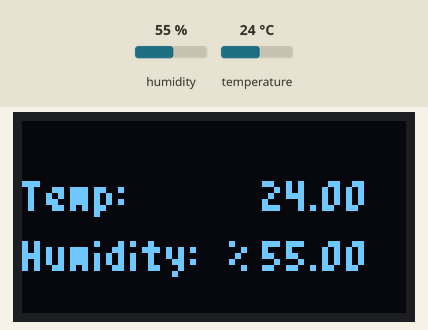
Bench run of a sketch on a simulated Arduino Uno, built with avr-gcc and run on an emulated ATmega328P. Shown: 128×64 one-colour display. Inputs (shaded band) come from the test bench; at power-on: humidity 55 %, temperature 24 °C. What the sketch prints to the serial monitor is not drawn.

Above: at 4.9 s.
5.0 s: humidity set to 22 %
At 6.8 s:
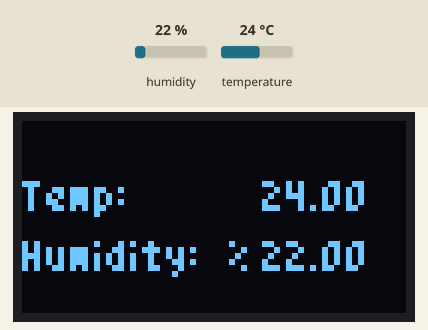
11.5 s: temperature set to 12 °C
At 13.7 s:
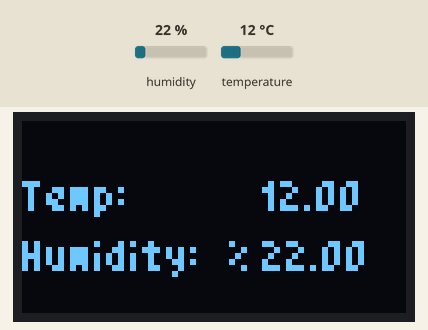
14.6 s: humidity set to 40 %
At 16.0 s:
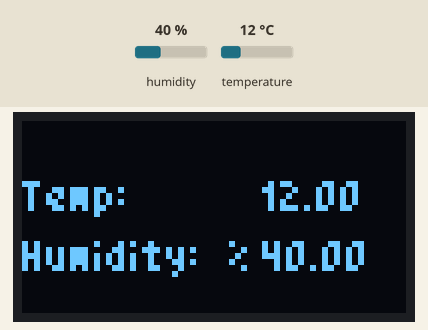
17.7 s: temperature set to 19 °C
At 19.5 s:
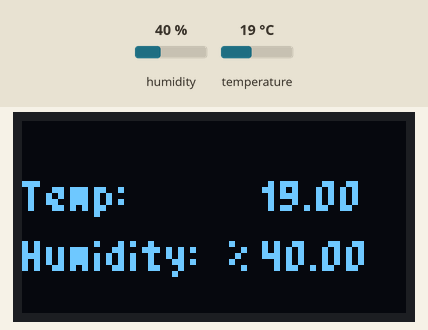
Timing chart, 0 to 21.0 s (numbered marks = the images above; inputs shaded):
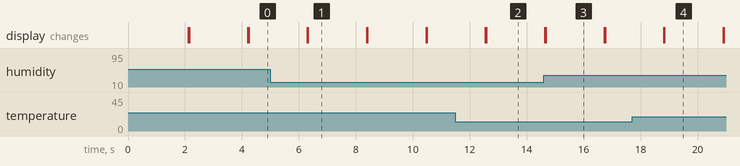

The sketch:

sketch_nov4a.ino
```cpp
#include <SPI.h>
#include <Wire.h>
#include <Adafruit_GFX.h>
#include <Adafruit_SSD1306.h>

// Setting Up Fonts
#include <Fonts/FreeSansBoldOblique12pt7b.h>
#include <Fonts/FreeMono9pt7b.h>
#include <Fonts/Tiny3x3a2pt7b.h>
#include <Fonts/TomThumb.h>

#include <DHT.h>

// OLED Screen
#define SCREEN_WIDTH 128
#define SCREEN_HEIGHT 64

#define OLED_DC 8
#define OLED_CS 10
#define OLED_REST 9

Adafruit_SSD1306 display(SCREEN_WIDTH,SCREEN_HEIGHT,
                        &SPI,OLED_DC,OLED_REST,OLED_CS);

// DHT 11
#define DHTPIN 2
#define DHTTYPE DHT11
DHT dht(DHTPIN,DHTTYPE);


void setup() {
  Serial.begin(9600);

  // Setting Up Display
  if(!display.begin(SSD1306_SWITCHCAPVCC)) {
    Serial.println(F("SSD1306 allocation failed"));
    for(;;); // Don't proceed, loop forever
  }
  display.clearDisplay();
  display.setTextColor(SSD1306_WHITE);
  display.setTextSize(2);
  display.setFont(&TomThumb);
  Serial.println("OELD Initiliazed ....");

  // Setting Up DHT11
  dht.begin();
  Serial.println("DHT Initialized ....");

}


void loop() {
  display.setCursor(0,30);
  display.print("Temp: ");
  display.setCursor(0,50);
  display.print("Humidity: ");
  display.display();
  DHT11_SENSOR_DETECTION();

}

void DHT11_SENSOR_DETECTION(){
  delay(2000);
  display.clearDisplay();
  // Reading temperature or humidity takes about 250 milliseconds!
  // Sensor readings may also be up to 2 seconds 'old' (its a very slow sensor)
  float h = dht.readHumidity();
  // Read temperature as Celsius (the default)
  float t = dht.readTemperature();
  // Read temperature as Fahrenheit (isFahrenheit = true)
  float f = dht.readTemperature(true);
  if (isnan(h) || isnan(t) || isnan(f)) {
    Serial.println(F("Failed to read from DHT sensor!"));
    return;
  }
  float hif = dht.computeHeatIndex(f, h);
  float hic = dht.computeHeatIndex(t, h, false);
  Serial.print(F("Humidity: "));
  Serial.print(h);
  Serial.print(F("%  Temperature: "));
  Serial.print(t);
  Serial.print(F("C "));
  Serial.print(f);
  Serial.print(F("F  Heat index: "));
  Serial.print(hic);
  Serial.print(F("C "));
  Serial.print(hif);
  Serial.println(F("F"));
  //Interfacing to OLED
  display.setCursor(80,30);
  display.print(t);
  display.setCursor(69,50);
  display.print("%");
  display.setCursor(80,50);
  display.print(h);
  display.display();
}
```

Measured:
- after the input at 5.0 s, the display: first changes after 1.3 s (image 1 shows a later state)
- after the input at 11.5 s, the display: first changes after 1.1 s (image 2 shows a later state)
- after the input at 14.6 s, the display: first changes at once (image 3 shows a later state)
- after the input at 17.7 s, the display: first changes after 1.1 s (image 4 shows a later state)
- what the display in image 1 shows lasts 2.1 s, from 6.3 s to 8.4 s
